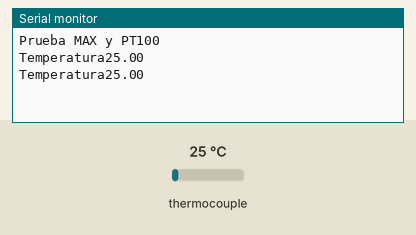
Recording of a sketch running on a simulated ESP32. On the bench: the last lines printed to the serial monitor. The inputs (shaded band) are chosen by the test bench; at power-on: thermocouple 25 °C.

Above: at 1.2 s.
1.3 s: thermocouple set to 6 °C
At 2.6 s:
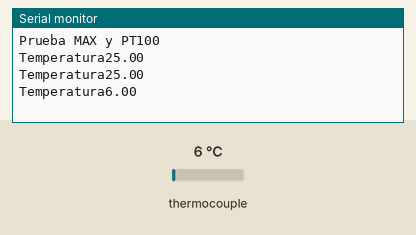
2.8 s: thermocouple set to 75 °C
At 3.6 s:
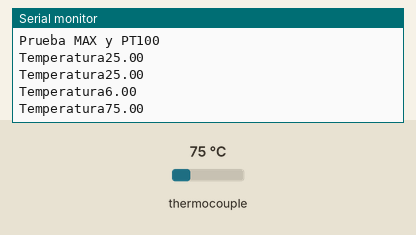
Timing chart, 0 to 5.8 s (numbered marks = the images above; inputs shaded):
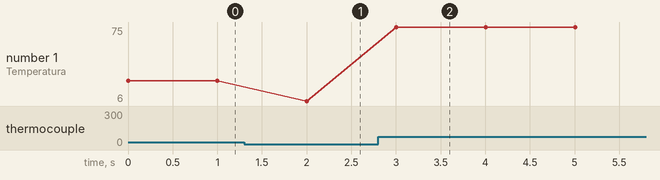

The sketch:

pruebapt100.ino
```cpp
//Controlador utilizado ESP32

//////////Datos de configuración MAX31865
#include <Adafruit_MAX31865.h>
// Protocolo SPI: CS, DI, DO, CLK
Adafruit_MAX31865 thermo = Adafruit_MAX31865(5, 23, 19, 18);

/////////////Variables Sensor de temperatura
#define RREF      430.0 //definida por max
#define RNOMINAL  100.0 //definida por max

void setup() {
  Serial.begin(115200); // Definir baudrate
  Serial.println("Prueba MAX y PT100");
  thermo.begin(MAX31865_3WIRE);  // Definir la cantidad de cables 2Wire o 3Wire o 4Wire
}

void loop (){
  Serial.print("Temperatura");
  Serial.println(Leer_temperatura());
  delay(1000);
}

////Lectura de sensor
float Leer_temperatura (){
   uint16_t rtd = thermo.readRTD();
    float ratio = rtd;
  ratio /= 32768;
  return (thermo.temperature(RNOMINAL, RREF));
}
```

Measured:
- after the input at 1.3 s, the serial monitor: prints a new line after 0.70 s (image 1)
- after the input at 2.8 s, the serial monitor: prints a new line after 0.20 s (image 2)
- plotted number 1: 25 → 6 after the input at 1.3 s, 6 → 75 after the input at 2.8 s
